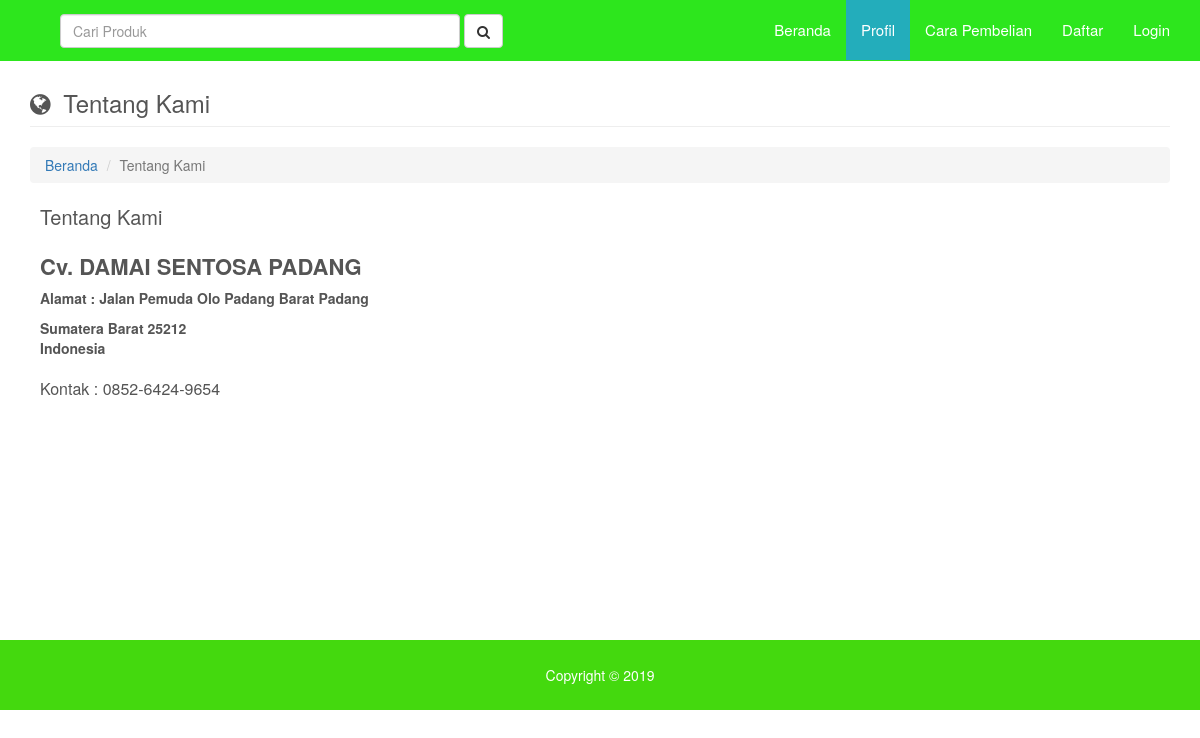
The app's page /main.php?page=tentang with its own data.
### tables this page shows
CREATE TABLE `tbl_informasi` (
  `id_informasi` int(11) NOT NULL,
  `judul` varchar(50) NOT NULL,
  `keterangan` text NOT NULL
);

### pages/tentang/view.php (the view)
<?php
$query = mysqli_query($mysqli, "SELECT * FROM tbl_informasi WHERE id_informasi='1'")
                                or die('Ada kesalahan pada query tampil data informasi : '.mysqli_error($mysqli));
$data = mysqli_fetch_assoc($query);
?>
<div class="row">
    <div class="col-lg-12">
        <div class="row">
            <div class="col-lg-12">
                <h3 class="page-header">
                    <i style="margin-right:6px" class="fa fa-globe"></i>
                    Tentang Kami
                </h3>
                <ol class="breadcrumb">
                    <li><a href="?page=home">Beranda</a>
                    </li>
                    <li class="active">Tentang Kami</li>
                </ol>
            </div>
        </div>
        <div class="row">
            <div class="col-lg-12">
                <div style="padding: 0 10px;text-align:justify">
                    <p style="margin-bottom:5px;font-size:20px"><?php echo $data['judul']; ?></p>
                    <p><?php echo $data['keterangan']; ?></p>
                </div>
            </div>
        </div>
    </div>
</div>

### assets/css/modern-business.css (style rules this page uses)
html, body { height: 100%; }
body { padding-top: 50px; }

### assets/css/style.css (style rules this page uses)
body { font-family: "Helvetica Neue", Helvetica, Arial, sans-serif; font-size: 14px; line-height: 1.42857143; color: #555; background-color: #fff; }

### records on screen
tbl_informasi: judul "Tentang Kami", keterangan "Cv. DAMAI SENTOSA PADANG Alamat : Jalan Pemuda Olo Padang Barat Padang Sumatera Barat 25212 Indonesia Kontak : 0852-6424-9654"
